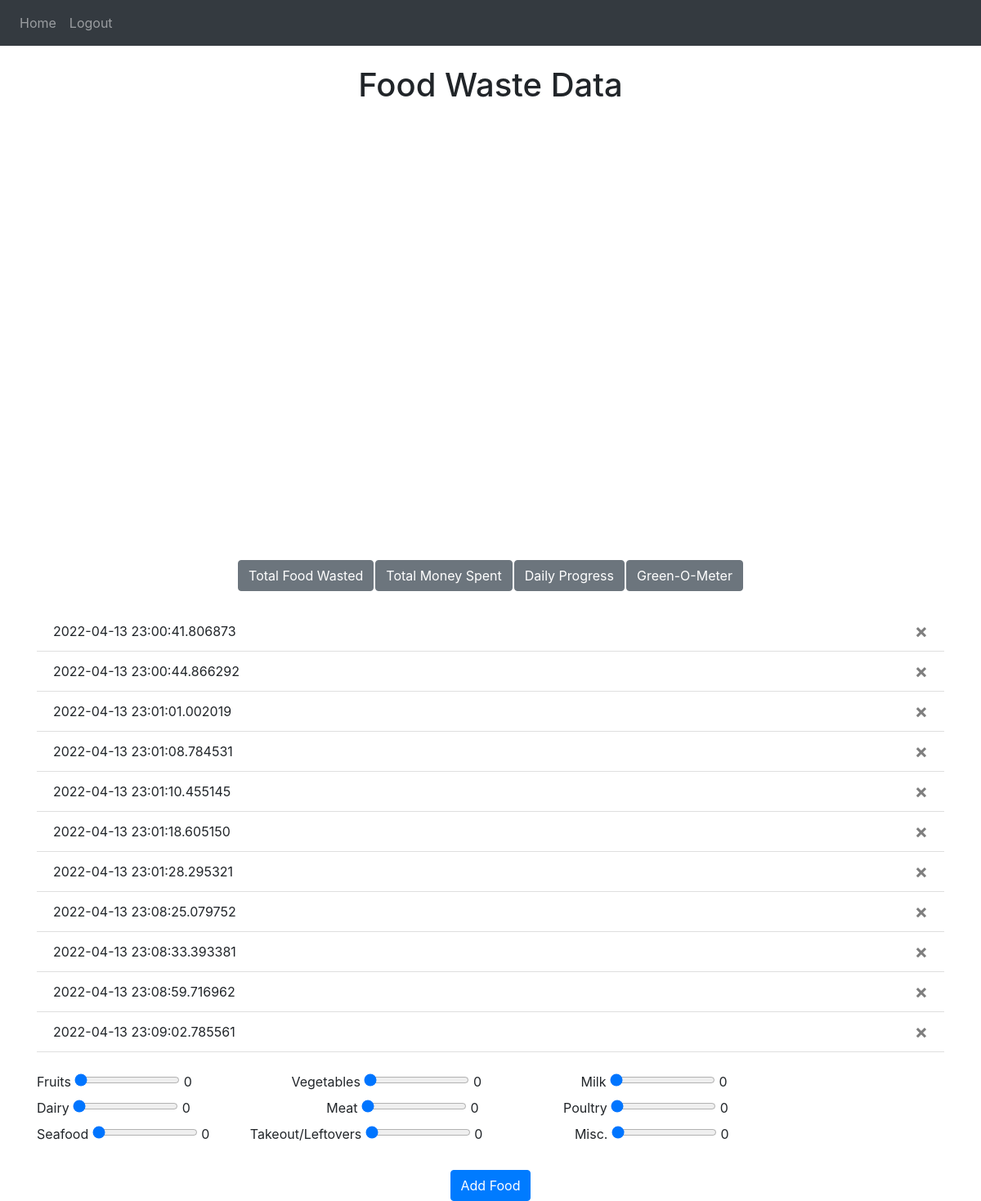
Page / (signed in) on the earlier database version.
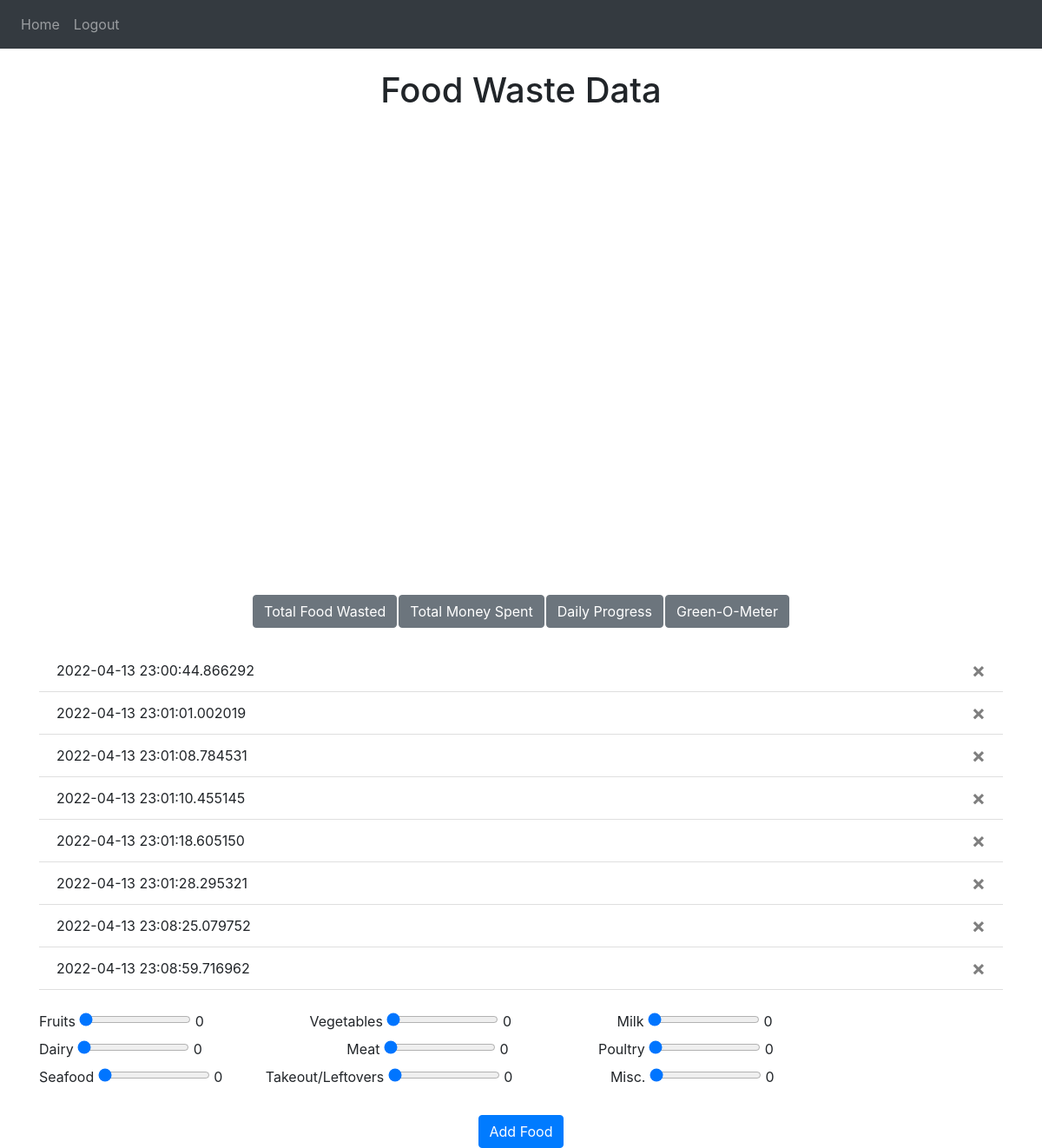
Same page on the later database version.
### website/models.py (models this page shows)
@dataclass
class UserFoodWaste(db.Model):
    user_id = db.Column(db.Integer, db.ForeignKey('user.id'))
    id = db.Column(db.Integer, primary_key=True)
    date = db.Column(db.DateTime(timezone=True), default=datetime.now)
    fruit= db.Column(db.Integer)
    veggies = db.Column(db.Integer)
    milk = db.Column(db.Integer)
    dairy = db.Column(db.Integer)
    meat = db.Column(db.Integer)
    poultry = db.Column(db.Integer)
    fish_seafood = db.Column(db.Integer)
    takeout = db.Column(db.Integer)
    other = db.Column(db.Integer)

### website/views.py (the view, shortened to what this page needs)
@views.route('/', methods=['GET', 'POST'])
@login_required
def home():
    return render_template("home.html", user=current_user)

### website/__init__.py (called while the page is built)
def create_app():
    app = Flask(__name__)
    app.config['SECRET_KEY'] = 'randomstring'
    app.config['SQLALCHEMY_DATABASE_URI'] = f'sqlite:///{DB_NAME}'
    db.init_app(app)
    from .views import views
    from .auth import auth
    app.register_blueprint(views, url_prefix='/')
    app.register_blueprint(auth, url_prefix='/')
    from .models import User, Note
    create_database(app)
    login_manager = LoginManager()
    login_manager.login_view = 'auth.login'
    login_manager.init_app(app)
    @login_manager.user_loader
    def load_user(id):
        return User.query.get(int(id))
    return app

### website/templates/home.html (shortened to what this page needs)
{% extends "base.html" %} {% block title %}Home{% endblock %} {% block content
%}
<head>
</head>
<h1 align="center">Food Waste Data</h1>
<br />
<div id="my_dataviz">
  <div id="fw" style="display: hidden"></div>
</div>
<br />
<div align="center">
  <table>
    <tr>
      <th>
        <form method="POST">
          <button type="submit" class="btn btn-secondary" onclick="">
            Total Food Wasted
          </button>
        </form>
      </th>
      <th>
        <form method="POST">
          <button type="submit" class="btn btn-secondary">
            Total Money Spent
          </button>
        </form>
      </th>
      <th>
        <form method="POST">
          <button type="submit" class="btn btn-secondary">
            Daily Progress
          </button>
        </form>
      </th>
      <th>
        <form method="POST">
          <button type="submit" class="btn btn-secondary">Green-O-Meter</button>
        </form>
      </th>
    </tr>
  </table>
</div>
<br />
<ul class="list-group list-group-flush" id="notes">
  {% for day in user.foodWaste %}
  <li class="list-group-item">
    {{ day.date }}
    <button type="button" class="close" onClick="deleteNote({{ day.id }})">
      <span aria-hidden="true">&times;</span>
    </button>
  </li>
  {% endfor %}
</ul>
<br />
<form method="POST">
  <label for="fruit">Fruits</label>
  <input
    type="range"
    name="fruit"
    min="0"
    max="100"
    value="0"
    class="myslider"
    id="fruit"
    oninput="outputUpdate(value, 'fruit_val')"
  />
  <output for="fruit" id="fruit_val">0</output>
  <label for="veggies">Vegetables</label>
  <input
    type="range"
    name="veggies"
    min="0"
    max="100"
    value="0"
    class="myslider"
    id="veggies"
    oninput="outputUpdate(value, 'veggie_val')"
  />
  <output for="veggies" id="veggie_val">0</output>
  <label for="milk">Milk</label>
  <input
    type="range"
    name="milk"
    min="0"
    max="100"
    value="0"
    class="myslider"
    id="milk"
    oninput="outputUpdate(value, 'milk_val')"
  />
  <output for="milk" id="milk_val">0</output>
  <br />
  <label for="dairy">Dairy</label>
  <input
    type="range"
    name="dairy"
    min="0"
    max="100"
    value="0"
    class="myslider"
    id="dairy"
    oninput="outputUpdate(value, 'dairy_val')"
  />
  <output for="dairy" id="dairy_val">0</output>
  <label for="meat">Meat</label>
  <input
    type="range"
    name="meat"
    min="0"
    max="100"
    value="0"
    class="myslider"
    id="meat"
    oninput="outputUpdate(value, 'meat_val')"
  />
  <output for="meat" id="meat_val">0</output>
  <label for="poultry">Poultry</label>
  <input
    type="range"
    name="poultry"
    min="0"
    max="100"
    value="0"
    class="myslider"
    id="poultry"
    oninput="outputUpdate(value, 'poultry_val')"
  />
  <output for="poultry" id="poultry_val">0</output>
  <br />
  <label for="fish_seafood">Seafood</label>
  <input
    type="range"
    name="fish_seafood"
    min="0"
    max="100"
    value="0"
    class="myslider"
    id="fish_seafood"
    oninput="outputUpdate(value, 'fish_seafood_val')"
  />
  <output for="fish_seafood" id="fish_seafood_val">0</output>
  <label for="takeout">Takeout/Leftovers</label>
  <input
    type="range"
    name="takeout"
    min="0"
    max="100"
    value="0"
    class="myslider"
    id="takeout"
    oninput="outputUpdate(value, 'takeout_val')"
  />
  <output for="takeout" id="takeout_val">0</output>
  <label for="other">Misc.</label>
  <input
    type="range"
    name="other"
    min="0"
    max="100"
    value="0"
    class="myslider"
    id="other"
    oninput="outputUpdate(value, 'other_val')"
  />
  <output for="other" id="other_val">0</output>
  <br />
  <br />
  <div align="center">
    <button type="submit" class="btn btn-primary">Add Food</button>
  </div>
</form>
{% endblock %}

### website/templates/base.html (shortened to what this page needs)
<!DOCTYPE html>
<html>
  <head>
    <link
      rel="stylesheet"
      href="https://stackpath.bootstrapcdn.com/bootstrap/4.4.1/css/bootstrap.min.css"
    />
    <link
      rel="stylesheet"
      href="https://stackpath.bootstrapcdn.com/font-awesome/4.7.0/css/font-awesome.min.css"
    />
  </head>
  <body>
    <nav class="navbar navbar-expand-lg navbar-dark bg-dark">
      <div class="collapse navbar-collapse" id="navbar">
        <div class="navbar-nav">
          {% if user.is_authenticated %}
          <a class="nav-item nav-link" id="home" href="/">Home</a>
          <a class="nav-item nav-link" id="logout" href="/logout">Logout</a>
          {% else %}
          <a class="nav-item nav-link" id="login" href="/login">Login</a>
          <a class="nav-item nav-link" id="signUp" href="/sign-up">Sign Up</a>
          {% endif %}
        </div>
      </div>
    </nav>
    <br />
    <div class="container">{% block content %} {% endblock %}</div>
  </body>
</html>

Differences in the rows shown:
removed UserFoodWaste: date "2022-04-13 23:00:41.806873"
removed UserFoodWaste: date "2022-04-13 23:08:33.393381"
removed UserFoodWaste: date "2022-04-13 23:09:02.785561"
